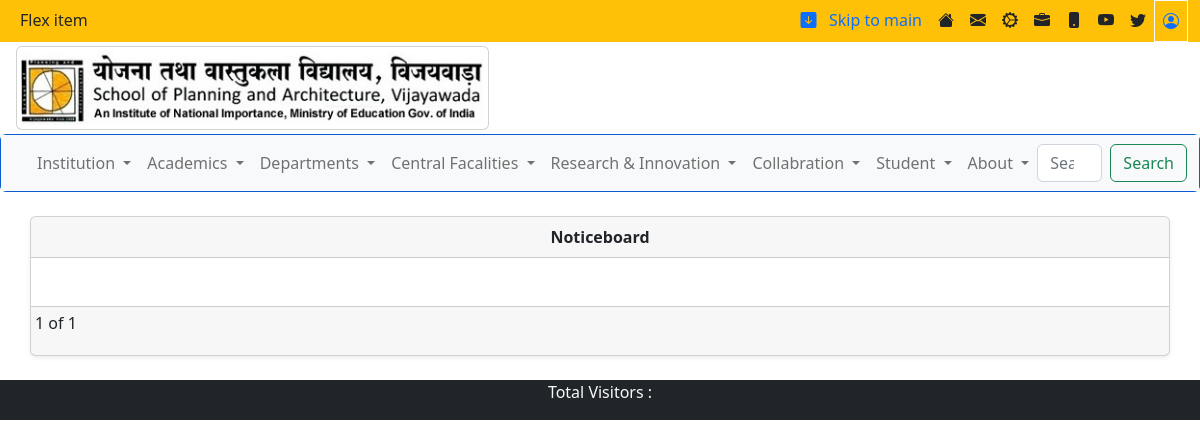
The page /noticeboard/ on the database as committed earlier.
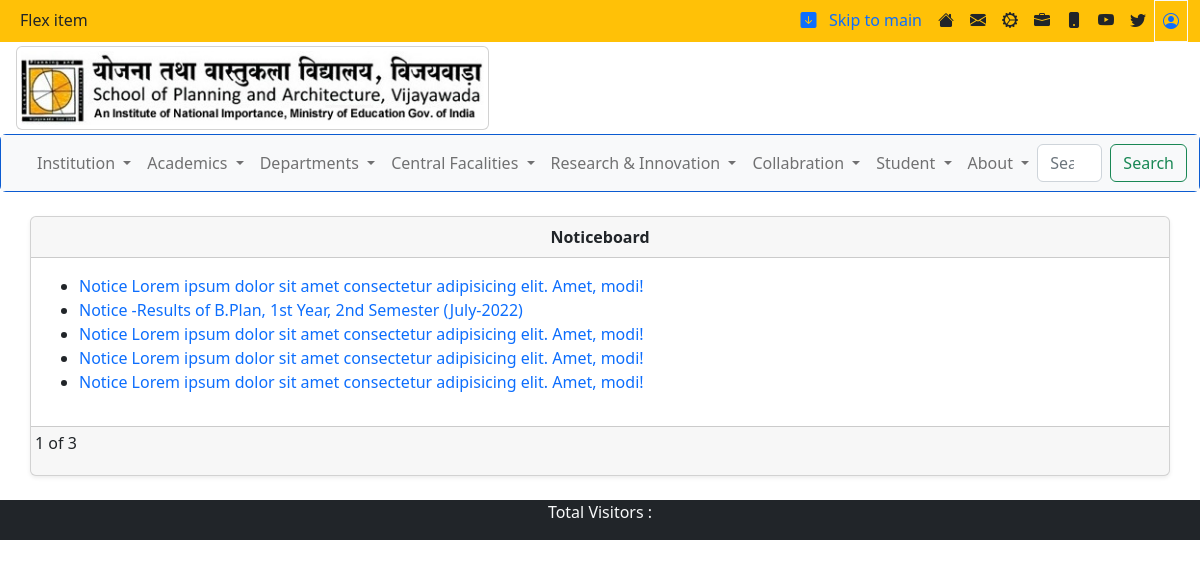
The same page on the database as committed later.
### spav/models.py (models this page shows, shortened)
class Noticeboard(models.Model):
    noticeTitle = models.CharField(max_length=200)
    noticeFile = models.FileField(upload_to='noticeboard', max_length=100)
    noticeUrl = models.URLField(max_length=200, null=True)
    noticeDate = models.DateField(auto_now=False, auto_now_add=False)

### spav/views.py (the view)
# urls.py: path('noticeboard/', views.noticeboard, name='noticeboard'),
def noticeboard(request):
    noticeData = Noticeboard.objects.all()
    paginator = Paginator(noticeData, 2) # Show 25 contacts per page.
    page_number = request.GET.get('page')
    page_obj = paginator.get_page(page_number)
    contextt = {
        'notice': noticeData,
        'page':page_obj
    }
    return render(request, 'noticeboard.html',contextt)

### templates/noticeboard.html (shortened to what this page needs)
{% extends 'base.html' %}
{% block noticeboard %}
{% load static %}
<br>
<section>
    <div class="container">
        <div class="row">
            <div class="card shadow-sm p-0">
                <div class="card-header text-center"><strong>Noticeboard</strong></div>
                <div class="card-body">
                    <ul>
                        {% for n in notice %}
                        <li><a href="{{n.noticeFile.url}}" target="_blank">{{n.noticeTitle | slice:80}}</a></li>
                        {% endfor%}
                </div>
                <div class="card-footer p-1">
                    <nav aria-label="Page navigation example">
                        <ul class="pagination">
                        {{ page.number }} of {{ page.paginator.num_pages }}
                        </ul>
                      </nav>
                </div>
            </div>
        </div>
    </div>
</section>
{% endblock noticeboard %}

Rows that differ between the two databases and show on the page:
added Noticeboard: noticeTitle "Notice Lorem ipsum dolor sit amet consectetur adipisicing elit. Amet, modi!"
added Noticeboard: noticeTitle "Notice -Results of B.Plan, 1st Year, 2nd Semester (July-2022)"
added Noticeboard: noticeTitle "Notice Lorem ipsum dolor sit amet consectetur adipisicing elit. Amet, modi!"
added Noticeboard: noticeTitle "Notice Lorem ipsum dolor sit amet consectetur adipisicing elit. Amet, modi!"
added Noticeboard: noticeTitle "Notice Lorem ipsum dolor sit amet consectetur adipisicing elit. Amet, modi!"
Other text that changed with them:
{{ page.paginator.num_pages }}: "1" → "3"
